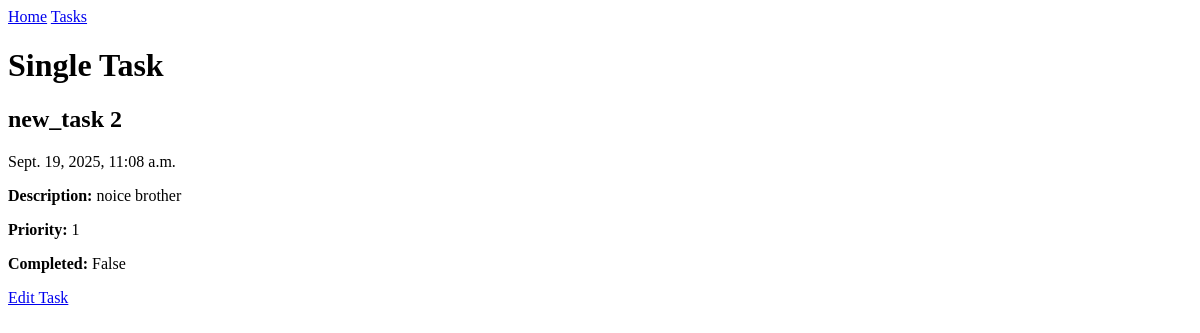
Before: /tasks/6 with the older database file.
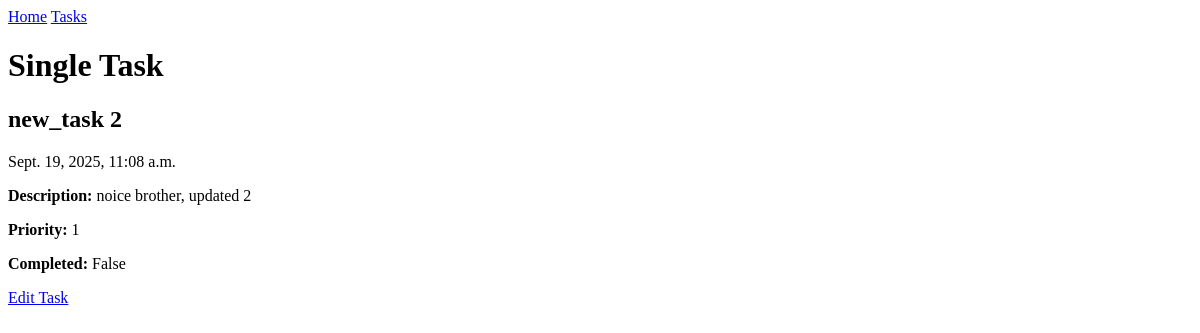
After: the same page with the newer database file.
### todo/models.py (models this page shows, shortened)
class TaskDetail(models.Model):
    task = models.OneToOneField(Task, on_delete=models.CASCADE, related_name='details')
    description = models.TextField()
    created_at = models.DateTimeField(auto_now_add=True)
    priority = models.IntegerField(default=1,choices=[(1,'Low'),(2,'Medium'),(3,'High')])
    completed = models.BooleanField(default=False)

### todo/views.py (the view)
# urls.py: path('tasks/<int:id>', single_task, name='single_task'),
def single_task(request, id):
    task = Task.objects.get(id=id)
    try:
        taskdetail = TaskDetail.objects.get(task=task)
    except:
        taskdetail = None
    context = {'task': task, 'taskdetail': taskdetail}
    return render(request, 'todo/single_task.html', context)

### todo/templates/todo/single_task.html
{% extends 'todo/base.html' %}
{% block content %}
  <h1>Single Task</h1>
  <h2>{{ task.title }}</h2>
  <p>{{ task.created_at }}</p>
  {% if taskdetail %}
    <p>
      <strong>Description:</strong>
      {{ taskdetail.description }}
    </p>
    <p>
      <strong>Priority:</strong>
      {{ taskdetail.priority }}
    </p>
    <p>
      <strong>Completed:</strong>
      {{ taskdetail.completed }}
    </p>
  {% else %}
    <p>No details Available</p>
  {% endif %}
  <a href="{% url 'update_taskdetail' task.id %}">Edit Task</a>
{% endblock %}

Changed rows visible on the page:
changed TaskDetail "False": description "noice brother" → "noice brother, updated 2"
